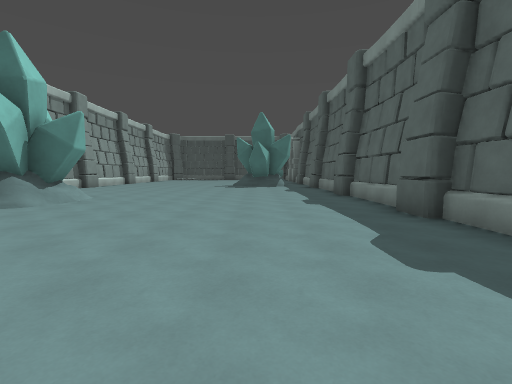
[1] (above)

13 first-person views from a walk through a 3-D level made in the Godot game engine. The camera is 1.5 m above the floor, tilts 4° down and sees 85° across. The floor is counted in squares, 2.25 m on a side. Each view is taken from the middle of a square. On the plan, view 1 faces up. The plan holds only what a view shows up to about 9 squares ahead; the rest is blank.

[2]
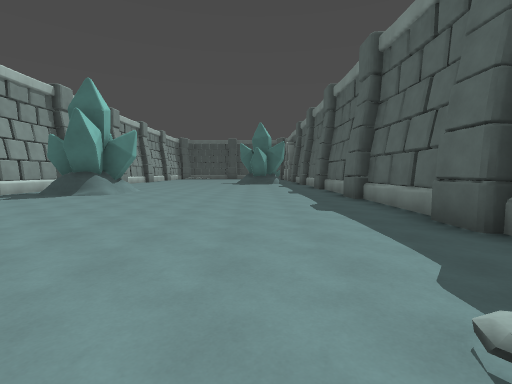

[3]
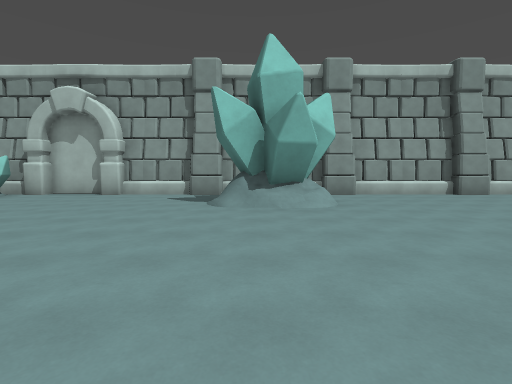

[4]
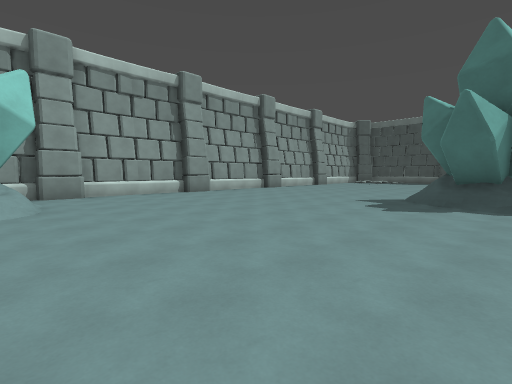

[5]
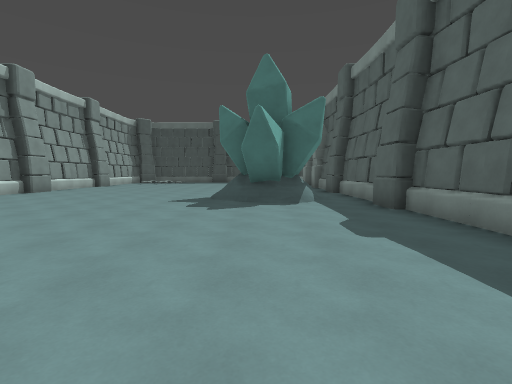

[6]
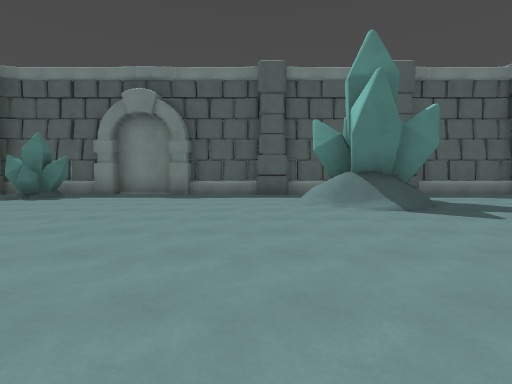

[7]
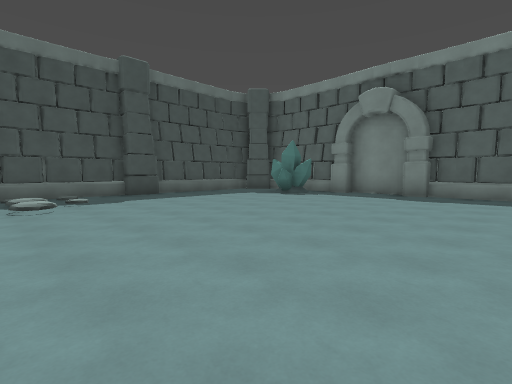

[8]
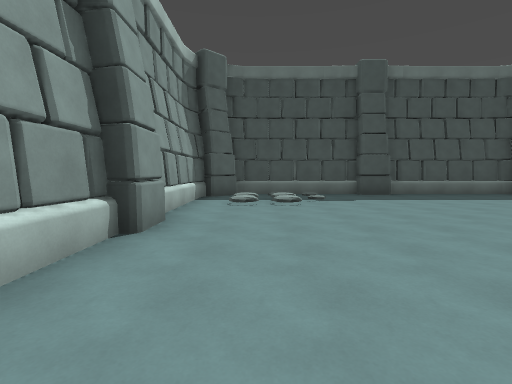

[9]
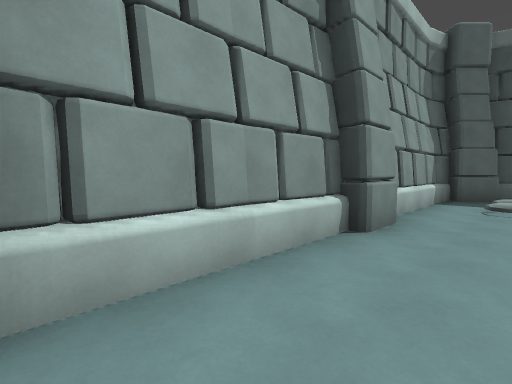

[10]
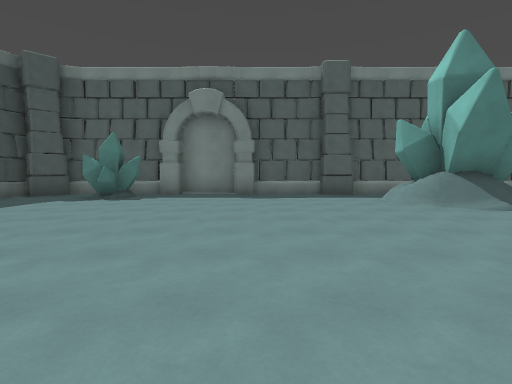

[11]
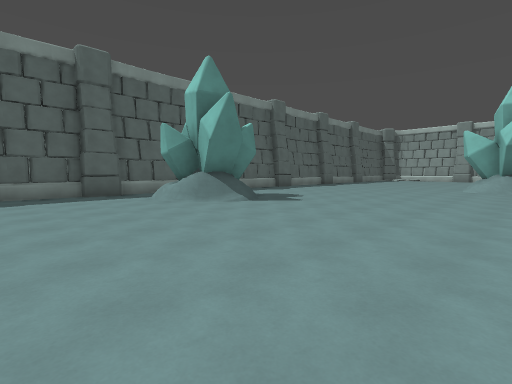

[12]
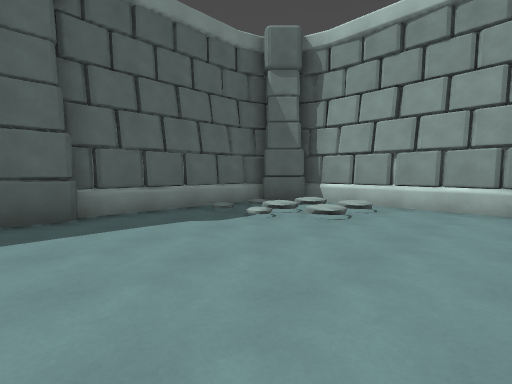

[13]
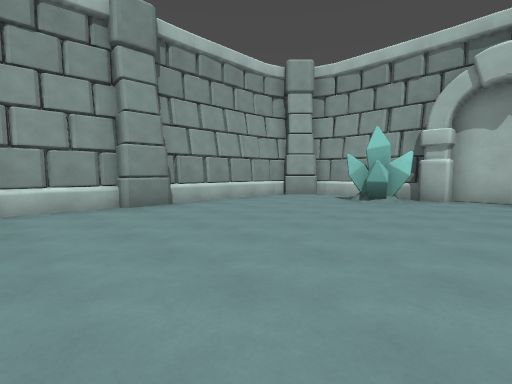

### Floor plan
Key: @ floor where view 1 was taken; # wall or solid block; x gap in a wall; . floor; / step, stairs or slope; = window, fence, low wall or low ledge.
Columns run from 8 left of view 1 to 3 right of it. Each row starts with its distance up from view 1.
 26  ##########
 25 ##........##
 24 #.//.......#
 23 #.//.....###
 22 #..........#
 21 #..........#
 20 #..........#
 19 #..........#
 18 #..........#
 17 #..........#
 16 #......./=.#
 15 #....../##x#
 14 #....../##.#
 13 #.......//.#
 12 #..........#
 11 #..........#
 10 #..........#
  9 #..........#
  8 #../.......#
  7 #  #/......#
  6 #x##/......#
  5 #.//.......#
  4 #..........#
  3 #..........#
  2 #..........#
  1 #..........#
  0 #.......@..#
 -1 ##.........#
 -2 ###......//#
 -3 #.......// #
 -4 ##....../
 -5  #########

Positions as (right, up) in squares from view 1, and headings:
1: (0, 0), facing up
2: (0, -3), facing up
3: (1, 6), facing left
4: (1, 7), facing up-left
5: (0, 7), facing up
6: (-6, 17), facing right
7: (-6, 17), facing up-right
8: (-6, 17), facing up
9: (-6, 17), facing up-left
10: (-6, 19), facing right
11: (-6, 19), facing down-right
12: (-2, 1), facing down-right
13: (0, 1), facing down-left
